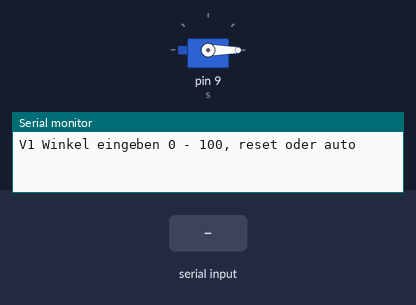
A sketch run on a simulated Arduino Uno, built with avr-gcc and run on an emulated ATmega328P. Parts: servo, the last lines printed to the serial monitor. The inputs (shaded band) are chosen by the test bench.

Above: at 2.3 s.
2.4 s: "90,45\n" received over Serial
At 5.2 s:
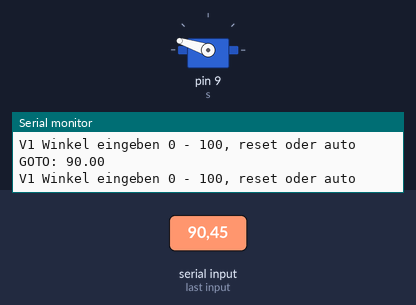
5.4 s: "200\n" received over Serial
At 7.6 s:
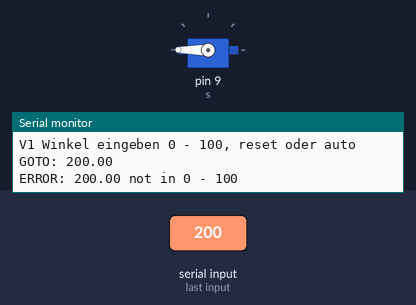
7.9 s: "30,150\n" received over Serial
At 9.8 s:
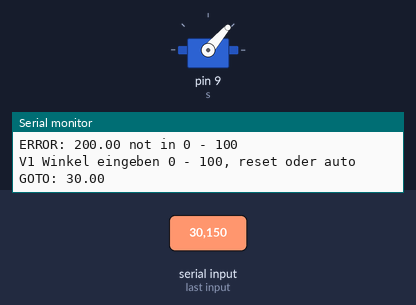
10.9 s: "0\n" received over Serial
At 13.1 s:
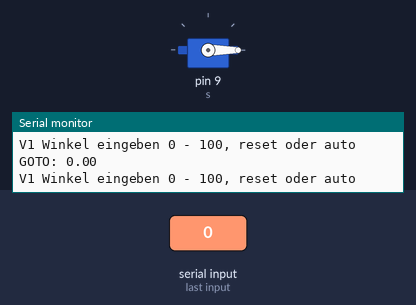
13.4 s: "90\n" received over Serial
At 15.8 s:
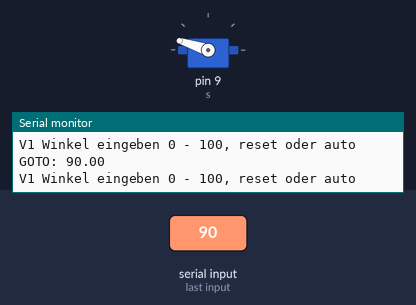
Timing chart, 0 to 17.3 s (numbered marks = the images above; inputs shaded):
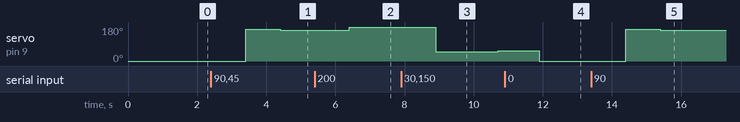

Measured:
- after the input at 2.4 s, servo on pin 9 (s): 0° → 167° after 1.0 s, → 162° 1.0 s later
- after the input at 5.4 s, servo on pin 9 (s): 162° → 180° after 1.0 s
- after the input at 7.9 s, servo on pin 9 (s): 180° → 49° after 1.0 s, → 54° 1.8 s later
- after the input at 10.9 s, servo on pin 9 (s): 54° → 0° after 1.0 s
- after the input at 13.4 s, servo on pin 9 (s): 0° → 167° after 1.0 s, → 162° 1.0 s later

The sketch:

servo_valve.ino
```cpp
#include <Servo.h>
Servo s;

// V1
float TIMES[] = {3, 3, 3, 3, 3};
float ANGLES[] = {0, 5, 10, 20, 45};

int COUNT = sizeof(TIMES) / sizeof(TIMES[0]);
float OVERSHOOT = 3.0;
int OVERSHOOT_DELAY = 100;

// Servo Constants
int maxAngle = 100;
int startAngle = 0;
int revTime = 1; // in s / 90
int pulsWidth1 = 1000;
int pulsWidth2 = 2000;
int pulsTravel = 100;
//100, 1000, 2000
// Servo State Variables
int currentAngle = -1;
int offsetAngle = 0;

//Wiring:
// Pin 9: Servo Signal

void setup() {
  Serial.begin(9600);
  s.attach(9, pulsWidth1, pulsWidth2);
  setServoAngle(startAngle);
}

void setServoAngle(float angle) {
  if (currentAngle == angle){
    return;
  }
  float realAngle = angle + offsetAngle;
  realAngle = constrain(realAngle, 0, maxAngle);
  if (realAngle != angle + offsetAngle){
    Serial.println("ERROR: " + String(angle) + " not in "+  String(-offsetAngle) + " - " + String(maxAngle - offsetAngle));
  }
  int overshootSign = 1;
  if (angle < currentAngle){
    overshootSign = -1;
  }
  else if (currentAngle == -1){
    overshootSign = 0;
  }
  int us_final = map(realAngle, 0, pulsTravel, pulsWidth1, pulsWidth2);
  int us_overshoot = map(realAngle + overshootSign * OVERSHOOT, 0, pulsTravel, pulsWidth1, pulsWidth2);

  s.writeMicroseconds(us_overshoot);

  // Wait
  float angleTravel = abs(angle - currentAngle);
  if (currentAngle == -1){
    angleTravel = max(abs(angle), abs(angle - maxAngle));
  }
  delay(int(angleTravel / maxAngle * revTime * 1000) + OVERSHOOT_DELAY);

  s.writeMicroseconds(us_final);
  currentAngle = angle;
}

void setServoAngleAndWait(float angle){
  setServoAngle(angle);
}

void reset(){
  if (currentAngle == -1){
    Serial.println("Error: current position is undefined");
    return;
  }
  offsetAngle += currentAngle;
  currentAngle = 0;
  Serial.println("New offset: " + String(offsetAngle) + " Valid Angles: " + String(-offsetAngle) + "-" + String(maxAngle - offsetAngle));
}

void loop()
{
  Serial.println("V1 Winkel eingeben " + String(-offsetAngle) + " - " + String(maxAngle - offsetAngle) + ", reset oder auto");
  while (Serial.available() == 0) {
  // wait here until the user types something
  }
  String ans = Serial.readString();
  ans.trim();
  if (ans == "auto"){
    for (int i = 0; i < COUNT; i++){
      Serial.println("ANGLE:" + String(ANGLES[i]) + " T:" + String(TIMES[i]));
      unsigned long t2 = millis() + (unsigned long)(TIMES[i] * 1000);
      setServoAngleAndWait(ANGLES[i]);
      if(millis() > t2){
        Serial.println("Real T: " + String((millis() - t2 + (unsigned long)(TIMES[i] * 1000)) / 1000.0) + "s");
      }
      while (millis() < t2) {
        delay(10);
      }
    }
    setServoAngleAndWait(0);
    return;
  }
  if (ans == "reset"){
    Serial.println("reset");
    reset();
    return;
  }
  float angle = ans.toFloat();
  Serial.println("GOTO: " + String(angle));
  setServoAngle(angle);
}
```
